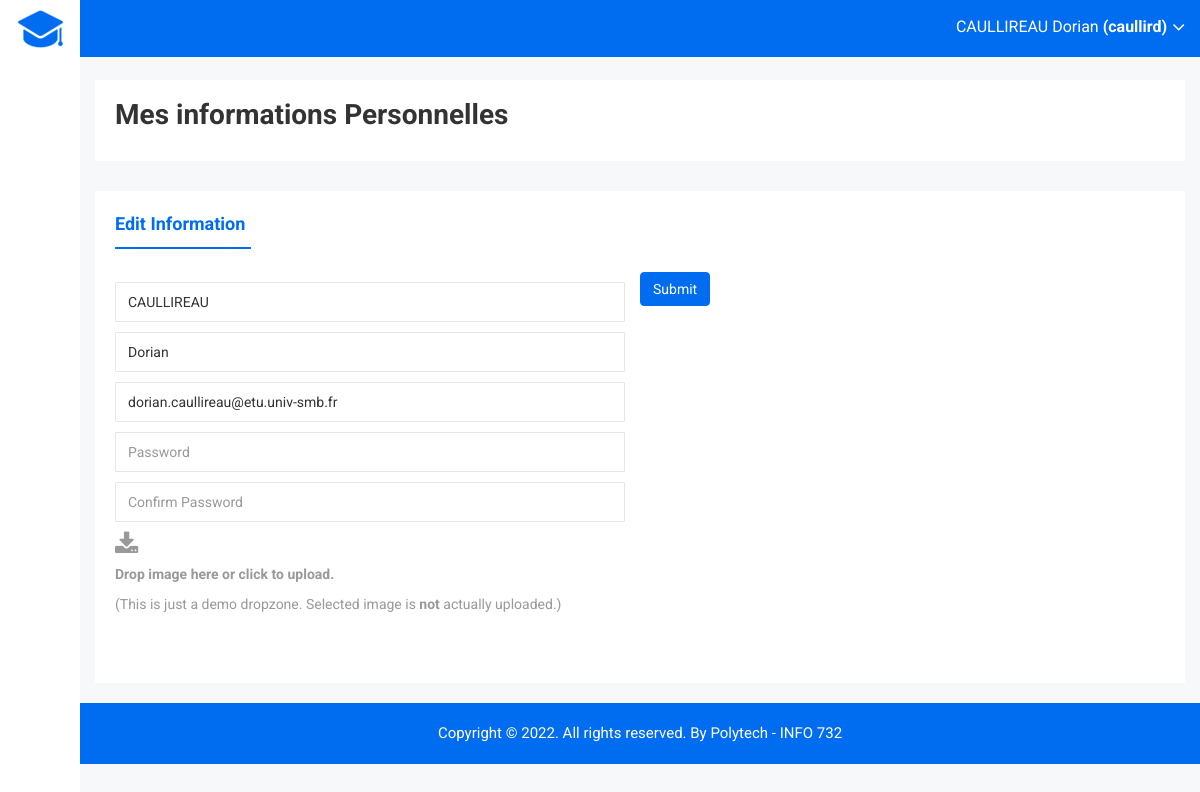
Screenshot of /?r=infoprofile/mod_profil_student&id=1 with the database file from the repository.
### tables this page shows
CREATE TABLE IF NOT EXISTS internaluser (
    idinternaluser int(11) NOT NULL AUTO_INCREMENT,
    name_user varchar(100) NOT NULL,
    forname_user varchar(100) NOT NULL,
    email varchar(100) NOT NULL,
    password varchar(100) NOT NULL,
    username varchar(100) NULL,
    picture varchar(255) NULL,
    admin boolean NOT NULL default FALSE,
    deleted boolean NOT NULL default FALSE,
    PRIMARY KEY (idinternaluser)
    );

### controller/InfoprofileController.php (called while the page is built, shortened)
<?php
class InfoprofileController extends Controller {
    public function mod_profil_student(){
        like_student();
        $this->render("mod_profil", [
            'internaluser' => InternalUser::findOne(['idinternaluser' => parameters()['id']]),
        ]);
    }
}

### index.php (called while the page is built, shortened)
<?php
include_once "db.php";
include_once "controller/route.php";

### model/Model.php (called while the page is built, shortened)
<?php
class Model {
	public function __construct($id=null) {
		$class = get_class($this);
		$table = strtolower($class);
		if ($id != null) {
			$st = db()->prepare("select * from $table where id$table=:id");
			$st->bindValue(":id", $id);
			$st->execute();
		}
	}
	public static function findOne($data, $operator = null, $params = null) {
        $table = strtolower(get_called_class());
        array_walk($data,
            function (&$v, $k) {
                if(is_string($v)){
                    $v = "$k = '$v'";
                }
                else{
                    $v = $k.' = '.$v;
                }
            }
        );
        if($operator == "or"){
            $res = implode(' or ', $data);
        }else{
            $res = implode(' and ', $data);
        }
        $sql = "select id$table from $table where $res";
        $st = db()->prepare($sql);
        $st->execute();
        $list = array();
        while($row = $st->fetch(PDO::FETCH_ASSOC)) {
            $list[] = new $class($row["id".$table]);
        }
        return $list;
    }
	public function __get($fieldName) {
		$varName = "_".$fieldName;
		if (property_exists(get_class($this), $varName))
			return $this->$varName;
		else {
			throw new Exception("Unknown variable: ".$fieldName." in ".get_class($this));
		}
	}
}

### db.php (called while the page is built)
<?php
$db = new PDO("mysql:host=localhost;dbname=info732","root","");
$db->exec("SET NAMES 'utf8';");
function db() { global $db; return $db; }

### tools.php (called while the page is built, shortened)
<?php
function like_student(){
    $iduser = 1;
    $_SESSION["user"] = InternalUser::findOne(['idinternaluser' => $iduser]);
}

### view/infoprofile/mod_profil.php (the view, shortened to what this page needs)
<div class="breadcome-area">
    <div class="container-fluid">
        <div class="row">
            <div class="col-lg-12 col-md-12 col-sm-12 col-xs-12">
                <div class="breadcome-list">
                    <div class="row">
                        <div class="col-lg-12 col-md-6 col-sm-12 col-xs-12">
                            <ul>
                                 <li><span><h1>Mes informations Personnelles</h1></span>
                                </li>
                            </ul>
                        </div>
                    </div>
                </div>
            </div>
        </div>
    </div>
</div>
<?php
    $internaluser = $data['internaluser'][0];
?>
<div class="single-pro-review-area mt-t-30 mg-b-15">
            <div class="container-fluid">
                <div class="row">
                    <div class="col-lg-12 col-md-12 col-sm-12 col-xs-12">
                        <div class="product-payment-inner-st">
                            <ul id="myTabedu1" class="tab-review-design">
                                <li class="active"><a href="#description">Edit Information</a></li>
                            </ul>
                            <div id="myTabContent" class="tab-content custom-product-edit">
                                <div class="product-tab-list tab-pane fade active in" id="description">
                                    <div class="row">
                                        <div class="col-lg-12 col-md-12 col-sm-12 col-xs-12">
                                            <div class="review-content-section">
                                                <div id="dropzone1" class="pro-ad">
                                                    <form action="#" class="dropzone dropzone-custom needsclick add-professors" id="demo1-upload">
                                                        <div class="row">
                                                            <div class="col-lg-6 col-md-6 col-sm-6 col-xs-12">
                                                                <div class="form-group">
                                                                    <input type="text" class="form-control" placeholder="Nom" value="<?php echo $internaluser->name_user ?>">
                                                                </div>
                                                                <div class="form-group">
                                                                    <input type="text" class="form-control" placeholder="Prénom" value="<?php echo $internaluser->forname_user ?>">
                                                                </div>
                                                                <div class="form-group">
                                                                    <input type="text" class="form-control" placeholder="Email" value="<?php echo $internaluser->email ?>">
                                                                </div>
                                                                <div class="form-group">
                                                                    <input type="password" class="form-control" placeholder="Password">
                                                                </div>
                                                                <div class="form-group">
                                                                    <input type="password" class="form-control" placeholder="Confirm Password">
                                                                </div>
                                                                <div class="form-group alert-up-pd">
                                                                    <div class="dz-message needsclick download-custom">
                                                                        <i class="fa fa-download edudropnone" aria-hidden="true"></i>
                                                                        <h2 class="edudropnone">Drop image here or click to upload.</h2>
                                                                        <p class="edudropnone"><span class="note needsclick">(This is just a demo dropzone. Selected image is <strong>not</strong> actually uploaded.)</span>
                                                                        </p>
                                                                    </div>
                                                                </div>
                                                            </div>
                                                            <?php if(!$_SESSION["user"][0]->admin){?>
                                                            <a href="?r=infoprofile/student&id=<?php echo $_SESSION["user"][0]->idinternaluser ?>" class="btn btn-primary waves-effect waves-light">Submit</a>
                                                            <?php } else { ?>
                                                                <a href="?r=infoprofile/admin&id=<?php echo $_SESSION["user"][0]->idinternaluser ?>" class="btn btn-primary waves-effect waves-light">Submit</a>
                                                            <?php } ?>
                                                        </div>
                                                    </div>
                                                </div>
                                            </div>
                                        </div>
                                    </div>
                                </div>
                            </div>
                        </div>
                    </div>
                </div>
            </div>
        </div>

### view/header.php (shortened to what this page needs)
<!doctype html>
<html class="no-js" lang="en">
<head>
    <link rel="stylesheet" href="css/bootstrap.min.css">
    <link rel="stylesheet" href="css/font-awesome.min.css">
    <link rel="stylesheet" href="css/owl.carousel.css">
    <link rel="stylesheet" href="css/owl.theme.css">
    <link rel="stylesheet" href="css/owl.transitions.css">
    <link rel="stylesheet" href="css/animate.css">
    <link rel="stylesheet" href="css/normalize.css">
    <link rel="stylesheet" href="css/meanmenu.min.css">
    <link rel="stylesheet" href="css/main.css">
    <link rel="stylesheet" href="css/educate-custon-icon.css">
    <link rel="stylesheet" href="css/morrisjs/morris.css">
    <link rel="stylesheet" href="css/scrollbar/jquery.mCustomScrollbar.min.css">
    <link rel="stylesheet" href="css/metisMenu/metisMenu.min.css">
    <link rel="stylesheet" href="css/metisMenu/metisMenu-vertical.css">
    <link rel="stylesheet" href="css/calendar/fullcalendar.min.css">
    <link rel="stylesheet" href="css/calendar/fullcalendar.print.min.css">
    <link rel="stylesheet" href="css/template_style.css">
    <link rel="stylesheet" href="css/responsive.css">
</head>
<body class="mini-navbar">
<div class="left-sidebar-pro">
    <nav id="sidebar" class="active">
        <div class="sidebar-header">
            <strong><a href="."><img src="img/logo/logosn.png" alt="" /></a></strong>
        </div>
    </nav>
</div>
<div class="all-content-wrapper">
    <div class="container-fluid">
        <div class="row">
            <div class="col-lg-12 col-md-12 col-sm-12 col-xs-12">
                <div class="logo-pro">
                    <a href="index.html"><img class="main-logo" src="img/logo/logo.png" alt="" /></a>
                </div>
            </div>
        </div>
    </div>
    <div class="header-advance-area">
        <div class="header-top-area">
            <div class="container-fluid">
                <div class="row">
                    <div class="col-lg-12 col-md-12 col-sm-12 col-xs-12">
                        <div class="header-top-wraper">
                            <div class="row">
                                <div class="col-lg-1 col-md-0 col-sm-1 col-xs-12">
                                    <div class="menu-switcher-pro">
                                        <button type="button" id="sidebarCollapse" class="btn bar-button-pro header-drl-controller-btn btn-info navbar-btn">
                                        </button>
                                    </div>
                                </div>
                                <div class="col-lg-5 col-md-5 col-sm-12 col-xs-12">
                                    <div class="header-right-info">
                                        <ul class="nav navbar-nav mai-top-nav header-right-menu">
                                            <li class="nav-item">
                                                <a href="#" data-toggle="dropdown" role="button" aria-expanded="false" class="nav-link dropdown-toggle">
                                                    <span class="admin-name"><?php echo $_SESSION["user"][0]->name_user ;?> <?php echo $_SESSION["user"][0]->forname_user ;?> <b>(<?php echo $_SESSION["user"][0]->username ;?>)</b></span>
                                                    <i class="fa fa-angle-down edu-icon edu-down-arrow"></i>
                                                </a>
                                            </li>
                                        </ul>
                                    </div>
                                </div>
                                <div class="col-lg-2 col-md-3 col-sm-2 col-xs-4">
                                </div>
                            </div>
                        </div>
                    </div>
                </div>
            </div>
        </div>

### css/main.css (style rules this page uses)
html { color: #222; font-size: 1em; line-height: 1.4; }
audio, canvas, iframe, img, svg, video { vertical-align: middle; }

### rows the page displays
internaluser: name_user "CAULLIREAU", forname_user "Dorian", username "caullird", email "dorian.caullireau@etu.univ-smb.fr"
